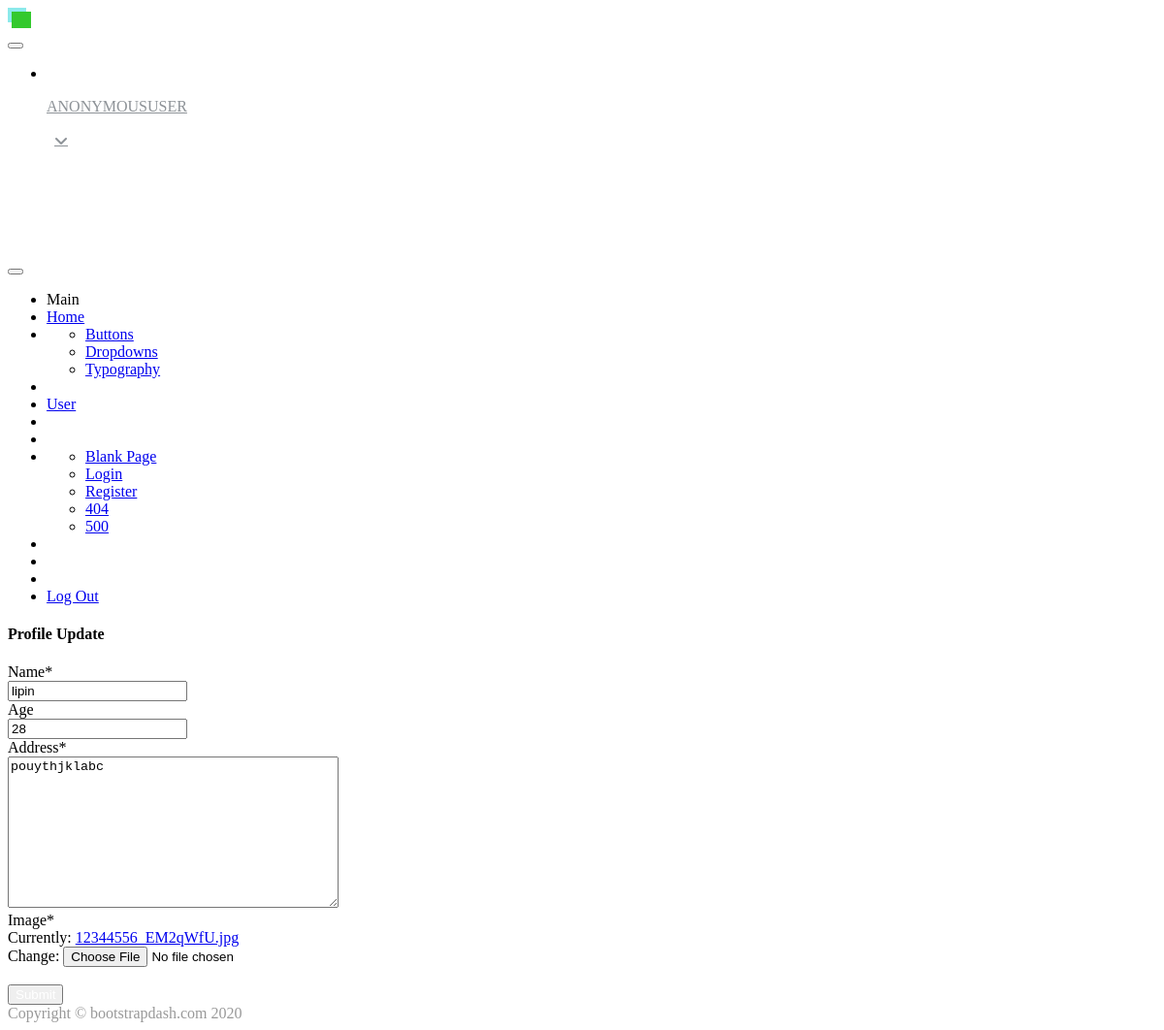
The app's page /update/11/, older data.
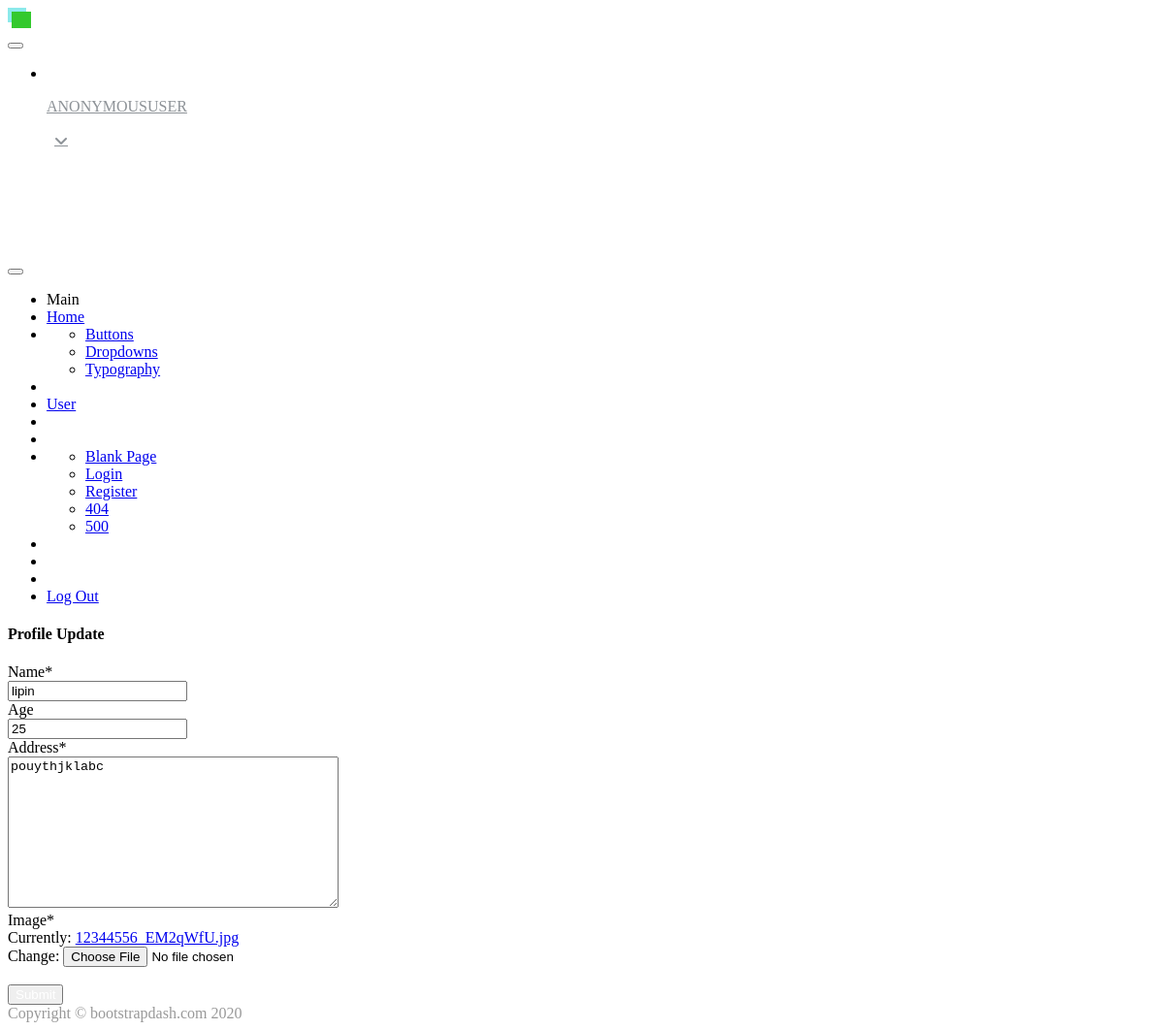
The same page, newer data.
### demoapp/models.py (models this page shows, shortened)
class userlogin(models.Model):
    user=models.ForeignKey(Login,on_delete=models.CASCADE)
    name=models.CharField(max_length=30)
    age=models.IntegerField(null=True,blank=True)
    address=models.TextField(max_length=200)
    image=models.ImageField()

### demoapp/views.py (the view)
# urls.py: path('update/<int:id>/',views.update,name='update'),
def update(request,id):
    user = userlogin.objects.get(id=id)
    form = userloginform(instance=user)
    if request.method == "POST":
        form= userloginform(request.POST or None,request.FILES,instance=user or None)
        if form.is_valid():
            form = form.save(commit=False)
            form.save()
            return redirect('user')
    return render(request,'Admin/update.html',{'form':form})

### demoapp/forms.py
class userloginform(forms.ModelForm):
    class Meta:
        model=userlogin
        fields=('name','age','address','image')

### templates/Admin/update.html (shortened to what this page needs)
{% extends 'Admin/index.html' %}
{% block content %}
{% load crispy_forms_filters %}
<div class="card">
    <div class="card-body">
        <h4 class="card-title">Profile Update</h4>
        <form method ='post' enctype="multipart/form-data">
            {{form|crispy}}
            <br>
       <button class="btn btn-primary" type="submit">Submit</button>
    </form>
         </div>
    </div>
</div>
{% endblock %}

Row changes from the older to the newer data that the page shows:
changed userlogin "lipin": age "28" → "25"
